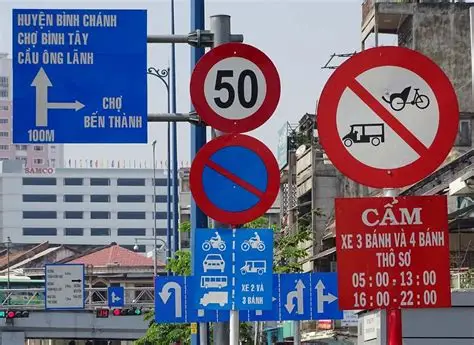
#> input picture benchmark/images/OIP.webp, 474 x 345 px
$ python compose_visual_comparison.py ../../benchmark/images/OIP.webp ../../benchmark/images/test.png out.png
#> lines starting #> are read from the running program, lines starting #| are printed output that depends on the picture
"""Place a visual target and implementation screenshot side by side for QA."""

from __future__ import annotations

import argparse
from pathlib import Path

from PIL import Image


def main() -> int:
    parser = argparse.ArgumentParser()
    parser.add_argument("reference", type=Path)
    parser.add_argument("implementation", type=Path)
    parser.add_argument("output", type=Path)
    args = parser.parse_args()

    reference = Image.open(args.reference).convert("RGB")
#> reference is the input picture: PIL image 474x345 RGB; mean R, G, B 115.3, 107.6, 128.7
    implementation = Image.open(args.implementation).convert("RGB")
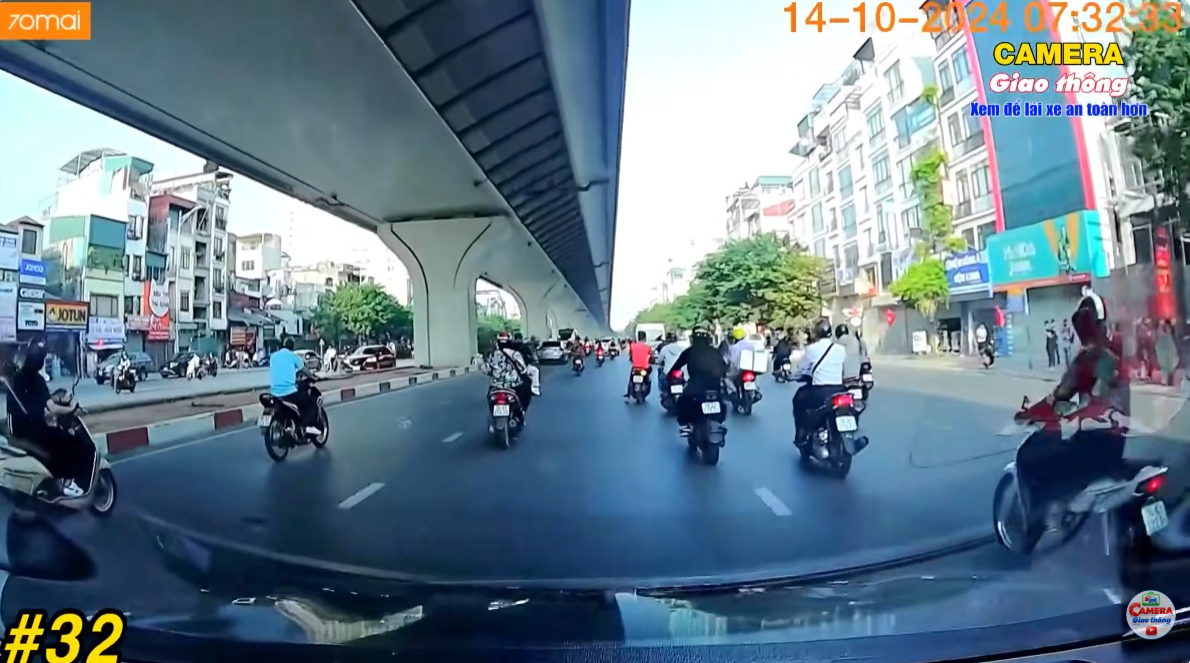
#> input picture benchmark/images/test.png, 1190 x 663 px
    if implementation.size != reference.size:
        implementation = implementation.resize(reference.size, Image.Resampling.LANCZOS)
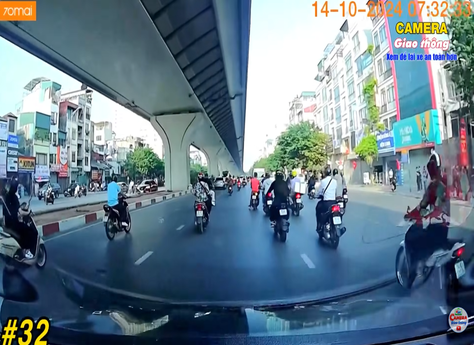
#> implementation: PIL image 474x345 RGB; mean R, G, B 103.4, 125.2, 138.8
    comparison = Image.new("RGB", (reference.width * 2, reference.height), "white")
#> comparison: PIL image 948x345 RGB; every value is 255
    comparison.paste(reference, (0, 0))
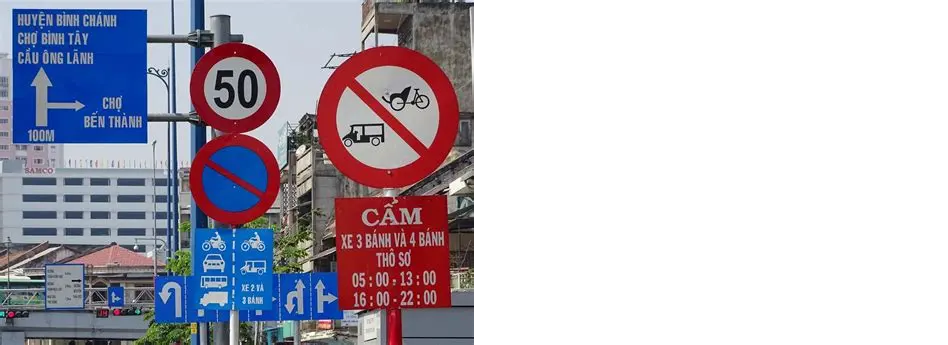
#> comparison: PIL image 948x345 RGB; mean R, G, B 185.2, 181.3, 191.9
    comparison.paste(implementation, (reference.width, 0))
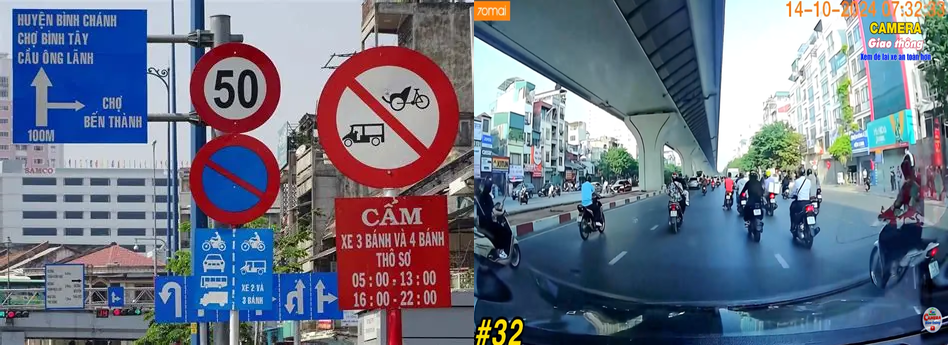
#> comparison: PIL image 948x345 RGB; mean R, G, B 109.4, 116.4, 133.8
    args.output.parent.mkdir(parents=True, exist_ok=True)
    comparison.save(args.output, quality=92, optimize=True)
    print(args.output)
    return 0


if __name__ == "__main__":
    raise SystemExit(main())
#> (the program exits here)
